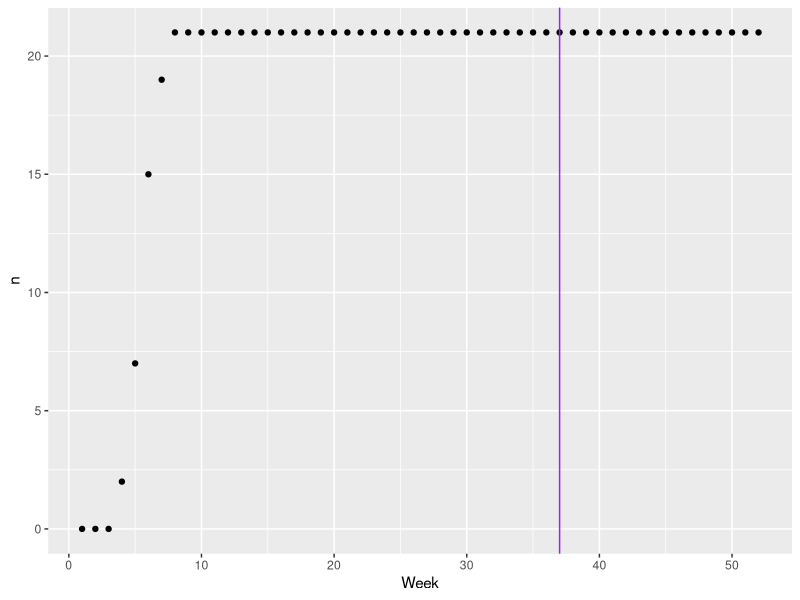

The R source for this figure:
## ---- chunk 1
library(tidyverse)
## ---- chunk 2
evaluation_timeline <- function(
  delivery_start,
  delivery_end,
  report_due,
  weeks_to_LA_start,
  weeks_referral_to_outcome,
  weeks_analysis_and_report
) {

  first_referral <- delivery_start + weeks(weeks_to_LA_start)

  last_outcome <- report_due - weeks(weeks_analysis_and_report)

  last_participant_referral <- last_outcome - weeks(weeks_referral_to_outcome)

  evaluation_weeks <- as.numeric(
    difftime(
      last_participant_referral,
      first_referral,
      units = "weeks"
    )
  )

  list(
    # Inputs
    delivery_start = delivery_start,
    delivery_end = delivery_end,
    report_due = report_due,
    weeks_to_LA_start = weeks_to_LA_start,
    weeks_referral_to_outcome = weeks_referral_to_outcome,
    weeks_analysis_and_report = weeks_analysis_and_report,

    # Outputs
    first_referral = first_referral,
    last_outcome = last_outcome,
    last_participant_referral = last_participant_referral,
    evaluation_weeks = evaluation_weeks
  )
}
## ---- chunk 3
print_evaluation_timeline <- function(x) {

  fmt <- function(d) {
    format(as.Date(d), "%d %B %Y")
  }

  cat(
    paste(
      "EVALUATION TIMELINE",
      "",
      "Inputs",
      "------",
      sprintf("Delivery period starts:  %s", fmt(x$delivery_start)),
      sprintf("Delivery period ends:    %s", fmt(x$delivery_end)),
      sprintf("Report due:              %s", fmt(x$report_due)),
      sprintf("Weeks to first referral: %d", x$weeks_to_LA_start),
      sprintf("Referral to outcome lag: %d weeks", x$weeks_referral_to_outcome),
      sprintf("Analysis and reporting:  %d weeks", x$weeks_analysis_and_report),
      "",
      "Derived dates",
      "-------------",
      sprintf("First referral:            %s", fmt(x$first_referral)),
      sprintf("Last participant referral: %s", fmt(x$last_participant_referral)),
      sprintf("Last outcome measurement:  %s", fmt(x$last_outcome)),
      "",
      sprintf(
        "Effective evaluation window: %.1f weeks",
        x$evaluation_weeks
      ),
      sep = "\n"
    )
  )

  invisible(x)
}
## ---- chunk 4
smooth_rise <- function(n, peak_at = 0.7, slope = 8) {
  k <- ceiling(peak_at * n)
  x <- seq(-1, 1, length.out = k)
  y <- plogis(slope * x)
  y <- (y - y[1]) / (y[k] - y[1])
  c(y, rep(1, n - k))
}
## ---- chunk 5
smooth_rise_sample <- function(time_points, total_n, peak_at = 0.7, slope = 8) {
  y <- smooth_rise(n = time_points, peak_at = peak_at, slope = slope)
  y <- round(total_n * y / sum(y), 0)
}
## ---- chunk 6
res <- evaluation_timeline(
  delivery_start = dmy("1/3/2027"),
  delivery_end   = dmy("1/3/2028"),
  report_due     = dmy("1/7/2028"),
  weeks_to_LA_start         = 0,
  weeks_referral_to_outcome = 6 * 4,
  weeks_analysis_and_report = 4 * 2
)

print_evaluation_timeline(res)
## ---- chunk 7
eval_weeks <- floor(res$evaluation_weeks)
eval_weeks
## ---- chunk 8
total_delivery_weeks <- difftime(res$delivery_end, res$delivery_start, units = "weeks") |>
  as.numeric() |>
  floor()
total_delivery_weeks
## ---- chunk 9
total_delivery_n <- 1000
## ---- chunk 10
weekly_delivery_n <- smooth_rise_sample(time_points = total_delivery_weeks,
                                      total_n = total_delivery_n,
                                      peak_at = 10 / 52,
                                      slope = 7)
data.frame(Week = 1:length(weekly_delivery_n),
           n = weekly_delivery_n) |>
  ggplot() +
  aes(Week, n) +
  geom_point() +
  geom_vline(xintercept = eval_weeks, colour = "purple")
## ---- chunk 11
sum(weekly_delivery_n)
## ---- chunk 12
eval_sample <- head(weekly_delivery_n, eval_weeks) |> sum()
eval_sample
